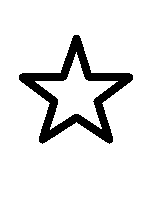
#> input picture lab3/gwiazdka.bmp, 150 x 200 px
$ python zadania.py
#> lines starting #> are read from the running program, lines starting #| are printed output that depends on the picture; after the words box and inside, x2 and y2 are one past the last pixel; in counts of white or black regions, pixels touching at a corner belong together
from PIL import Image, ImageDraw
import numpy as np


def rysuj_ramki_szare(w, h, grub):
    # Tworzenie obrazu w trybie L
    obraz = Image.new('L', (w, h), 255)
    rysunek = ImageDraw.Draw(obraz)

    # Rysowanie ramek o różnych odcieniach szarości
    odcien = 50
    for i in range(0, min(w, h) // 2, grub):
        rysunek.rectangle([i, i, w - i - 1, h - i - 1], outline=odcien)
        odcien = (odcien + 40) % 256  # Zmieniamy odcień szarości

    return obraz


def rysuj_pasy_pionowe_szare(w, h, grub):
    # Tworzenie obrazu w trybie L
    obraz = Image.new('L', (w, h), 255)
    rysunek = ImageDraw.Draw(obraz)

    # Rysowanie pionowych pasów o różnych odcieniach szarości
    odcien = 50
    for i in range(0, w, grub):
        rysunek.rectangle([i, 0, i + grub - 1, h], fill=odcien)
        odcien = (odcien + 40) % 256  # Zmieniamy odcień szarości

    return obraz


def negatyw(obraz):
    if obraz.mode == '1':
        obraz = obraz.convert('L')
        negatyw = Image.eval(obraz, lambda x: 255 - x).convert('1')
    elif obraz.mode == 'L':
        negatyw = Image.eval(obraz, lambda x: 255 - x)
    elif obraz.mode == 'RGB':
        r, g, b = obraz.split()
        r = Image.eval(r, lambda x: 255 - x)
        g = Image.eval(g, lambda x: 255 - x)
        b = Image.eval(b, lambda x: 255 - x)
        negatyw = Image.merge('RGB', (r, g, b))
    else:
        raise ValueError('Nieobsługiwany tryb obrazu')
    return negatyw

# Testowanie rysuj_ramki_szare
gwiazdka = Image.open('gwiazdka.bmp')
#> gwiazdka is the input picture: PIL image 150x200 1; 89.7% white; 1 black region, box (x1, y1, x2, y2) and area: (19, 35, 133, 144) 3079
gwiazdka_negatyw = negatyw(gwiazdka)
gwiazdka_negatyw.save('gwiazdka_negatyw.png')

w, h, grub = 300, 200, 5

ramki_szare = rysuj_ramki_szare(w, h, grub)
#> in rysuj_ramki_szare, `obraz = Image.new('L', (w, h), 255)`: obraz: PIL image 300x200 L; every value is 255
#> after the loop in rysuj_ramki_szare, `for i in range(0, min(w, h) // 2, grub):`: odcien = 82
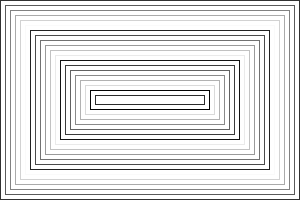
#> ramki_szare: PIL image 300x200 L; min 2, max 255, mean 228.6
pasy_szare = rysuj_pasy_pionowe_szare(w, h, grub)
#> after the loop in rysuj_pasy_pionowe_szare, `for i in range(0, w, grub):`: odcien = 146
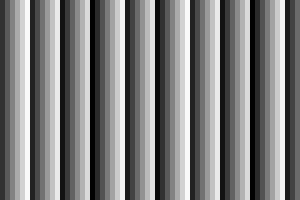
#> pasy_szare: PIL image 300x200 L; min 2, max 250, mean 124.9

ramki_szare.save('ramki_szare.png')
pasy_szare.save('pasy_szare.png')
